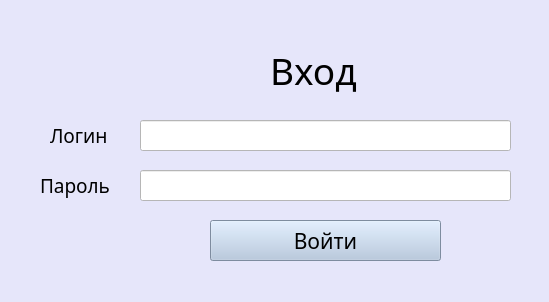
<?xml version="1.0" encoding="UTF-8"?>
<ui version="4.0">
 <class>MainWindow</class>
 <widget class="QMainWindow" name="MainWindow">
  <property name="geometry">
   <rect>
    <x>0</x>
    <y>0</y>
    <width>549</width>
    <height>302</height>
   </rect>
  </property>
  <property name="windowTitle">
   <string>MainWindow</string>
  </property>
  <property name="styleSheet">
   <string notr="true">background-color: rgb(230, 230, 250);</string>
  </property>
  <widget class="QWidget" name="centralwidget">
   <widget class="QLineEdit" name="Password_lineEdit">
    <property name="geometry">
     <rect>
      <x>140</x>
      <y>170</y>
      <width>371</width>
      <height>31</height>
     </rect>
    </property>
    <property name="font">
     <font>
      <family>Bahnschrift SemiLight</family>
      <pointsize>12</pointsize>
     </font>
    </property>
    <property name="styleSheet">
     <string notr="true">background-color: rgb(255, 255, 255);</string>
    </property>
   </widget>
   <widget class="QPushButton" name="pushButton">
    <property name="geometry">
     <rect>
      <x>210</x>
      <y>220</y>
      <width>231</width>
      <height>41</height>
     </rect>
    </property>
    <property name="font">
     <font>
      <family>Bahnschrift SemiLight</family>
      <pointsize>16</pointsize>
     </font>
    </property>
    <property name="styleSheet">
     <string notr="true">background-color:rgb(176, 196, 222);</string>
    </property>
    <property name="text">
     <string>Войти</string>
    </property>
   </widget>
   <widget class="QLineEdit" name="Login_lineEdit">
    <property name="geometry">
     <rect>
      <x>140</x>
      <y>120</y>
      <width>371</width>
      <height>31</height>
     </rect>
    </property>
    <property name="font">
     <font>
      <family>Bahnschrift SemiLight</family>
      <pointsize>12</pointsize>
     </font>
    </property>
    <property name="styleSheet">
     <string notr="true">background-color: rgb(255, 255, 255);</string>
    </property>
   </widget>
   <widget class="QLabel" name="label_3">
    <property name="geometry">
     <rect>
      <x>40</x>
      <y>170</y>
      <width>81</width>
      <height>31</height>
     </rect>
    </property>
    <property name="font">
     <font>
      <family>Bahnschrift SemiLight</family>
      <pointsize>14</pointsize>
      <weight>50</weight>
      <bold>false</bold>
     </font>
    </property>
    <property name="text">
     <string>Пароль</string>
    </property>
   </widget>
   <widget class="QLabel" name="label_2">
    <property name="geometry">
     <rect>
      <x>50</x>
      <y>120</y>
      <width>71</width>
      <height>31</height>
     </rect>
    </property>
    <property name="font">
     <font>
      <family>Bahnschrift SemiLight</family>
      <pointsize>14</pointsize>
      <weight>50</weight>
      <bold>false</bold>
     </font>
    </property>
    <property name="text">
     <string>Логин</string>
    </property>
   </widget>
   <widget class="QLabel" name="label">
    <property name="geometry">
     <rect>
      <x>270</x>
      <y>40</y>
      <width>111</width>
      <height>61</height>
     </rect>
    </property>
    <property name="font">
     <font>
      <family>Bahnschrift SemiLight</family>
      <pointsize>28</pointsize>
      <weight>50</weight>
      <bold>false</bold>
     </font>
    </property>
    <property name="text">
     <string>Вход</string>
    </property>
   </widget>
  </widget>
  <widget class="QStatusBar" name="statusbar"/>
 </widget>
 <resources/>
 <connections/>
</ui>
